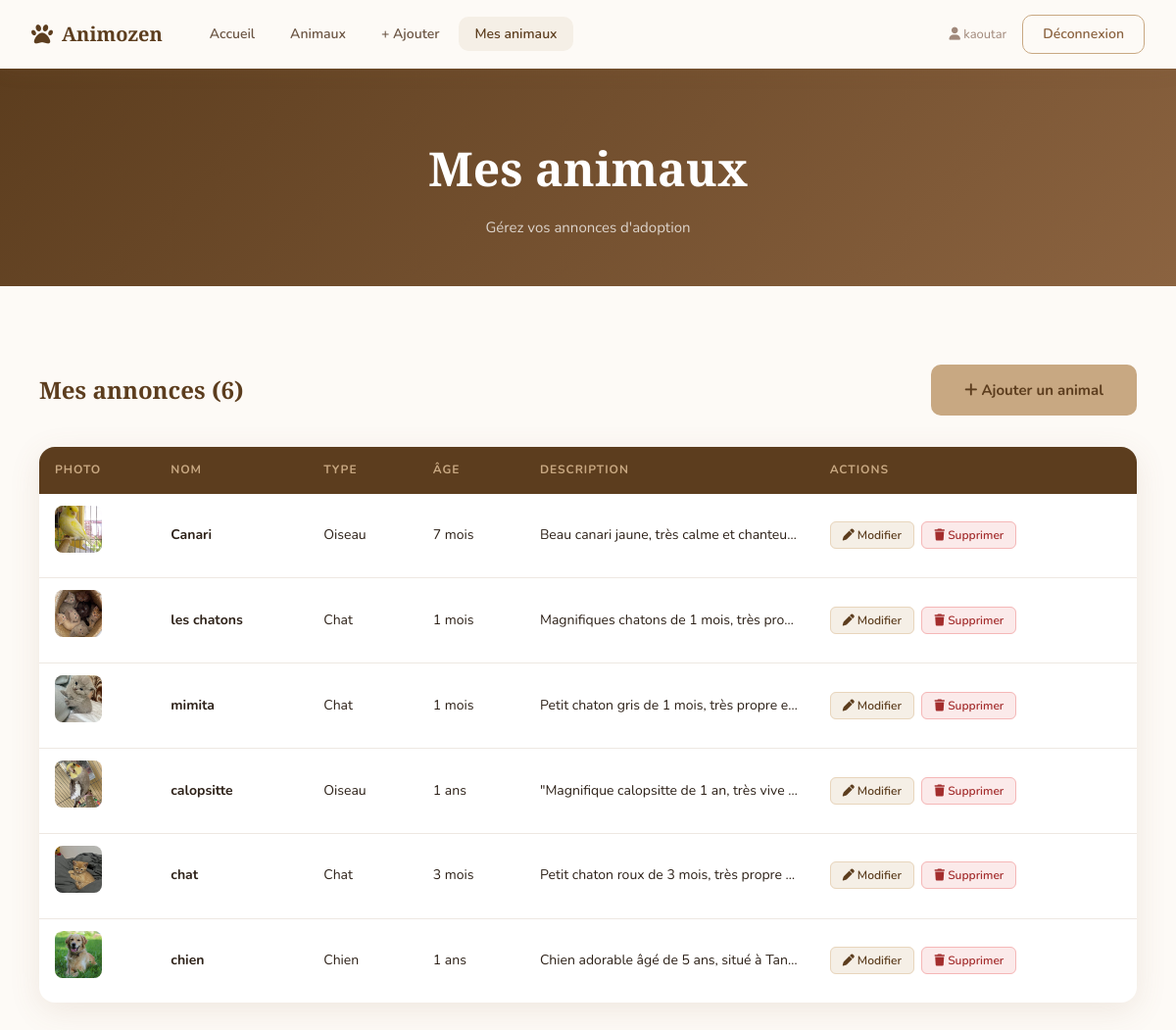
The app's page /mes_animaux.php (signed in) with its own data.
### tables this page shows
CREATE TABLE `animaux` (
  `id` int(11) NOT NULL,
  `nom` varchar(100) DEFAULT NULL,
  `type` varchar(50) DEFAULT NULL,
  `age` int(11) DEFAULT NULL,
  `image` varchar(255) DEFAULT NULL,
  `description` text DEFAULT NULL,
  `id_utilisateur` int(11) DEFAULT NULL,
  `age_unite` varchar(10) DEFAULT 'ans'
);

### mes_animaux.php (the view, shortened to what this page needs)
<?php
require_once 'config.php';
$stmt = $pdo->prepare("SELECT * FROM animaux WHERE id_utilisateur = ? ORDER BY id DESC");
$stmt->execute([$_SESSION['user_id']]);
$animaux = $stmt->fetchAll();
?>
<!DOCTYPE html>
<html lang="fr">
<head>
<link rel="stylesheet" href="https://cdnjs.cloudflare.com/ajax/libs/font-awesome/6.5.1/css/all.min.css"/>
<link rel="stylesheet" href="style.css"/>
</head>
<body>
<nav class="navbar scrolled">
  <div class="nav-container">
    <a href="index.php" class="nav-logo"><i class="fa-solid fa-paw"></i><span>Animozen</span></a>
    <ul class="nav-links">
      <li><a href="index.php">Accueil</a></li>
      <li><a href="pets.php">Animaux</a></li>
      <li><a href="ajouter.php">+ Ajouter</a></li>
      <li><a href="mes_animaux.php" class="active">Mes animaux</a></li>
    </ul>
    <div class="nav-auth">
      <span style="font-size:13px;color:var(--text3);margin-right:8px;"> <i class="fa-solid fa-user"></i> <?= htmlspecialchars($_SESSION['nom']) ?></span>
      <a href="logout.php" class="btn-nav">Déconnexion</a>
    </div>
  </div>
</nav>
<div class="page-top">
  <div class="page-header">
    <h1>Mes animaux</h1>
    <p>Gérez vos annonces d'adoption</p>
  </div>
  <div class="section">
    <div style="display:flex;justify-content:space-between;align-items:center;margin-bottom:2rem;flex-wrap:wrap;gap:1rem;">
      <h2 style="font-family:'Playfair Display',serif;font-size:1.5rem;color:var(--brown-dark);">Mes annonces (<?= count($animaux) ?>)</h2>
      <a href="ajouter.php" class="btn-adopt"><i class="fa-solid fa-plus"></i> Ajouter un animal</a>
    </div>
    <?php if(empty($animaux)): ?>
      <div style="text-align:center;padding:4rem;background:var(--white);border-radius:var(--radius);border:1px solid var(--border);">
        <div style="font-size:4rem;margin-bottom:1rem;">🐾</div>
        <h3 style="font-family:'Playfair Display',serif;color:var(--brown-dark);margin-bottom:.5rem;">Aucun animal publié</h3>
        <p style="color:var(--text3);margin-bottom:1.5rem;">Ajoutez votre premier animal à adopter</p>
        <a href="ajouter.php" class="btn-adopt">Ajouter maintenant</a>
      </div>
    <?php else: ?>
    <table class="manage-table">
      <thead>
        <tr><th>Photo</th><th>Nom</th><th>Type</th><th>Âge</th><th>Description</th><th>Actions</th></tr>
      </thead>
      <tbody>
        <?php foreach($animaux as $a):
          $emoji = ($a['type'] === 'chat' || $a['type'] === 'Chat') ? '🐈' : (($a['type'] === '' || $a['type'] === '') ? '' : '🐕');
        ?>
        <tr>
          <td style="font-size:28px;">
            <?php if(!empty($a['image']) && file_exists('uploads/'.$a['image'])): ?>
              <img src="uploads/<?= htmlspecialchars($a['image']) ?>" style="width:48px;height:48px;object-fit:cover;border-radius:8px;"/>
            <?php else: ?>
              <?= $emoji ?>
            <?php endif; ?>
          </td>
          <td><strong><?= htmlspecialchars($a['nom']) ?></strong></td>
          <td><?= htmlspecialchars($a['type']) ?></td>
          <td><?= $a['age'] ?> <?= htmlspecialchars($a['age_unite'] ?? 'ans') ?></td>
          <td style="max-width:200px;overflow:hidden;text-overflow:ellipsis;white-space:nowrap;"><?= htmlspecialchars($a['description'] ?? '') ?></td>
          <td>
            <a href="modifier.php?id=<?= $a['id'] ?>" class="btn-edit"><i class="fa-solid fa-pen"></i> Modifier</a>
            <a href="mes_animaux.php?delete=<?= $a['id'] ?>" class="btn-delete" onclick="return confirm('Supprimer cet animal ?')"><i class="fa-solid fa-trash"></i> Supprimer</a>
          </td>
        </tr>
        <?php endforeach; ?>
      </tbody>
    </table>
    <?php endif; ?>
  </div>
</div>
</body>
</html>

### style.css (style rules this page uses)
:root { --beige: #c8a882; --beige-light: #f5efe6; --beige-mid: #e8d5bc; --brown: #8b6340; --brown-dark: #5c3d1e; --white: #ffffff; --text: #2d2118; --text2: #6b5544; --text3: #a0887a; --bg: #fdfaf6; --border: rgba(139, 99, 64, .15); --green: #1D9E75; --green-light: #e1f5ee; --radius: 16px; --radius-sm: 10px; --shadow: 0 8px 32px rgba(139, 99, 64, .12); --shadow-lg: 0 20px 60px rgba(139, 99, 64, .18); }
*, *::before, *::after { box-sizing: border-box; margin: 0; padding: 0; }
html { scroll-behavior: smooth; }
body { font-family: 'Nunito', sans-serif; background: var(--bg); color: var(--text); line-height: 1.6; overflow-x: hidden; }
a { text-decoration: none; color: inherit; }
.navbar { position: fixed; top: 0; left: 0; right: 0; z-index: 1000; padding: 0 2rem; transition: all .35s; }
.navbar.scrolled { background: rgba(253, 250, 246, .97); backdrop-filter: blur(14px); box-shadow: 0 2px 20px rgba(139, 99, 64, .1); }
.nav-container { max-width: 1200px; margin: 0 auto; display: flex; align-items: center; height: 70px; gap: 2rem; }
.nav-logo { display: flex; align-items: center; gap: 9px; font-family: 'Playfair Display', serif; font-size: 20px; font-weight: 700; color: #fff; flex-shrink: 0; transition: color .3s; }
.navbar.scrolled .nav-logo { color: var(--brown-dark); }
.nav-logo i { font-size: 22px; }
.nav-links { display: flex; list-style: none; gap: 4px; flex: 1; }
.nav-links a { padding: 8px 16px; border-radius: var(--radius-sm); font-size: 14px; font-weight: 600; color: rgba(255, 255, 255, .85); transition: all .2s; }
.navbar.scrolled .nav-links a { color: var(--text2); }
.nav-links a:hover, .nav-links a.active { background: rgba(255, 255, 255, .2); color: #fff; }
.navbar.scrolled .nav-links a:hover, .navbar.scrolled .nav-links a.active { background: var(--beige-light); color: var(--brown-dark); }
.nav-auth { margin-left: auto; display: flex; gap: 8px; align-items: center; }
.btn-nav { padding: 8px 20px; border-radius: var(--radius-sm); font-size: 14px; font-weight: 600; border: 1.5px solid rgba(255, 255, 255, .6); color: #fff; transition: all .2s; cursor: pointer; font-family: 'Nunito', sans-serif; background: transparent; }
.navbar.scrolled .btn-nav { border-color: var(--beige); color: var(--brown); }
.btn-adopt { display: inline-block; padding: 14px 34px; background: var(--beige); color: var(--brown-dark); font-size: 15px; font-weight: 700; border-radius: var(--radius-sm); border: none; cursor: pointer; transition: all .25s; font-family: 'Nunito', sans-serif; }
.section { max-width: 1200px; margin: 0 auto; padding: 5rem 2.5rem; }
.page-top { padding-top: 70px; }
.page-header { background: linear-gradient(135deg, #5c3d1e, #8b6340); padding: 4rem 2.5rem 3rem; text-align: center; }
.page-header h1 { font-family: 'Playfair Display', serif; font-size: clamp(2rem, 4vw, 3rem); color: #fff; margin-bottom: .6rem; }
.page-header p { font-size: 15px; color: rgba(255, 255, 255, .75); }
.manage-table { width: 100%; border-collapse: collapse; background: var(--white); border-radius: var(--radius); overflow: hidden; box-shadow: var(--shadow); }
.manage-table th { background: var(--brown-dark); color: var(--beige); font-size: 12px; text-transform: uppercase; letter-spacing: .08em; padding: 14px 16px; text-align: left; font-weight: 700; }
.manage-table td { padding: 12px 16px; border-bottom: 1px solid var(--border); font-size: 14px; color: var(--text); }
.manage-table tr:last-child td { border-bottom: none; }
.btn-edit { font-size: 12px; padding: 5px 12px; background: var(--beige-light); color: var(--brown-dark); border: 1px solid var(--beige-mid); border-radius: 6px; cursor: pointer; font-family: 'Nunito', sans-serif; font-weight: 600; transition: all .2s; margin-right: 4px; }
.btn-delete { font-size: 12px; padding: 5px 12px; background: #fbeaea; color: #a32d2d; border: 1px solid #f5b7b7; border-radius: 6px; cursor: pointer; font-family: 'Nunito', sans-serif; font-weight: 600; transition: all .2s; }

### records on screen
animaux: image (picture), nom "Canari", type "Oiseau", age "7", age_unite "mois", description "Beau canari jaune, très calme et chanteu…"
animaux: image (picture), nom "les chatons", type "Chat", age "1", age_unite "mois", description "Magnifiques chatons de 1 mois, très pro…"
animaux: image (picture), nom "mimita", type "Chat", age "1", age_unite "mois", description "Petit chaton gris de 1 mois, très propre e…"
animaux: image (picture), nom "calopsitte", type "Oiseau", age "1", age_unite "ans", description "\"Magnifique calopsitte de 1 an, très vive…"
animaux: image (picture), nom "chat", type "Chat", age "3", age_unite "mois", description "Petit chaton roux de 3 mois, très propre…"
animaux: image (picture), nom "chien", type "Chien", age "1", age_unite "ans", description "Chien adorable âgé de 5 ans, situé à Tan…"

### other values on screen
$_SESSION['nom'] "kaoutar"
count($animaux) "6"
